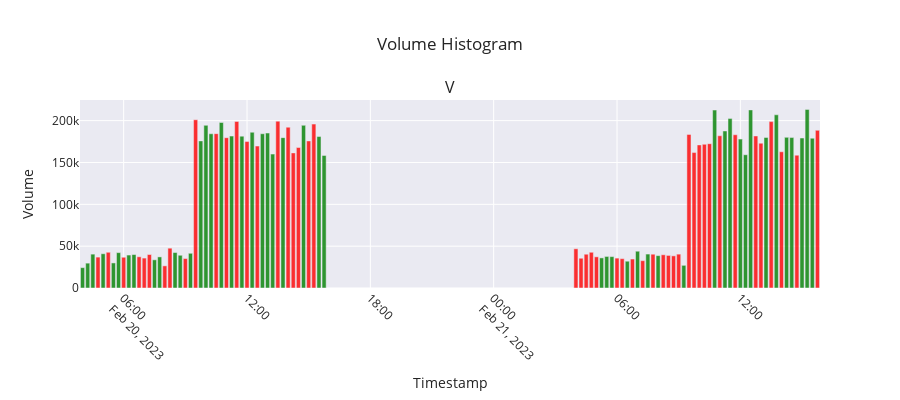

This figure's notebook cell:
### Code cell
from plotly.subplots import make_subplots
import plotly.graph_objects as go
import plotly.express as px

def plot_volume_histogram(candlestick_data):
    fig = make_subplots(rows=1, cols=1, subplot_titles=("Volume"))

    # Determine the color for each bar based on the candlestick data
    colors = ['green' if row['Close'] >= row['Open'] else 'red' for idx, row in candlestick_data.iterrows()]

    # Add volume as a bar chart
    fig.add_trace(go.Bar(
        x=candlestick_data.index,
        y=candlestick_data['Volume'],
        name='Volume',
        marker_color=colors,
        opacity=0.8
    ))

    # Update layout for better appearance
    fig.update_layout(
        title="Volume Histogram",
        xaxis_title="Timestamp",
        yaxis_title="Volume",
        legend_title="Legend",
        xaxis=dict(tickangle=45),
        template="seaborn",
        hovermode='x unified',
        height=400  # Adjust the height as needed
    )

    # Show the plot
    fig.show()

# Example usage
plot_volume_histogram(candlestick_data)
